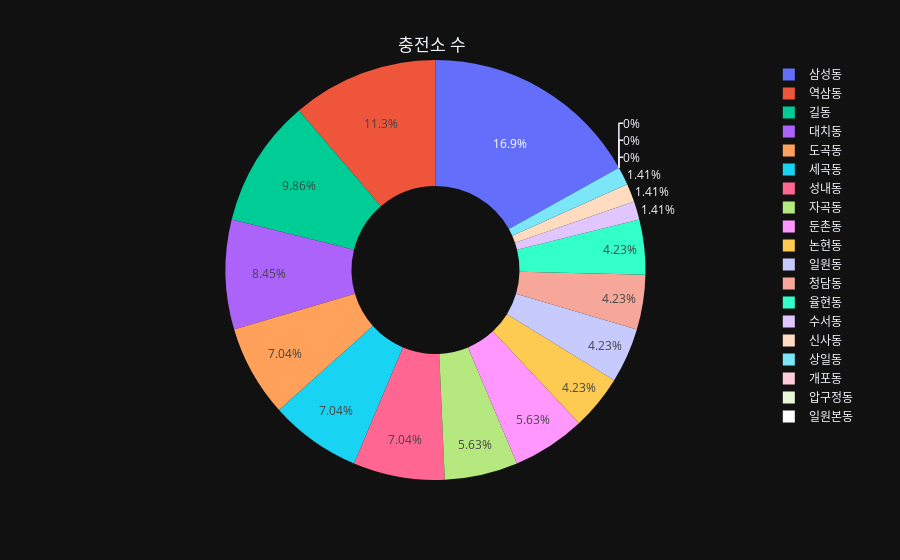

Write notebook code for a chart like this one.
### Code cell
fig_4 = px.pie(df[df['행정구역'] == "강남구"], values = '동별 충전소 수', names = '동', hole = 0.4)
fig_4.update_layout(template='plotly_dark',
                    plot_bgcolor= 'rgba(0, 0, 0, 0)',
                    title = dict(text = "충전소 수", x = 0.48, y = 0.93))

### Figure 1 — Plotly figure (JSON) as saved in the notebook; plotly's stock layout.template omitted (floating-point values rounded to 4 significant figures)
{"data": [{"domain": {"x": [0, 1], "y": [0, 1]}, "hole": 0.4, "hovertemplate": "동=%{label}<br>동별 충전소 수=%{value}<extra></extra>", "labels": ["개포동", "논현동", "대치동", "도곡동", "삼성동", "세곡동", "수서동", "신사동", "압구정동", "역삼동", "일원동", "일원본동", "청담동", "자곡동", "율현동", "길동", "성내동", "둔촌동", "상일동"], "legendgroup": "", "name": "", "showlegend": true, "type": "pie", "values": [0, 3, 6, 5, 12, 5, 1, 1, 0, 8, 3, 0, 3, 4, 3, 7, 5, 4, 1]}], "layout": {"legend": {"tracegroupgap": 0}, "margin": {"t": 60}, "plot_bgcolor": "rgba(0, 0, 0, 0)", "title": {"text": "충전소 수", "x": 0.48, "y": 0.93}}}
